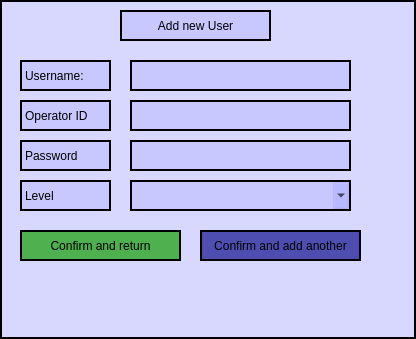
<?xml version="1.0" encoding="UTF-8"?>
<ui version="4.0">
 <class>Form</class>
 <widget class="QWidget" name="Form">
  <property name="geometry">
   <rect>
    <x>0</x>
    <y>0</y>
    <width>416</width>
    <height>339</height>
   </rect>
  </property>
  <property name="windowTitle">
   <string>Form</string>
  </property>
  <property name="styleSheet">
   <string notr="true">border: 2px solid black;
background-color: rgba(75, 75, 255, 30);</string>
  </property>
  <widget class="QLabel" name="label">
   <property name="geometry">
    <rect>
     <x>120</x>
     <y>10</y>
     <width>151</width>
     <height>31</height>
    </rect>
   </property>
   <property name="text">
    <string>Add new User</string>
   </property>
   <property name="alignment">
    <set>Qt::AlignCenter</set>
   </property>
  </widget>
  <widget class="QLabel" name="label_2">
   <property name="geometry">
    <rect>
     <x>20</x>
     <y>60</y>
     <width>91</width>
     <height>31</height>
    </rect>
   </property>
   <property name="text">
    <string>Username:</string>
   </property>
  </widget>
  <widget class="QLabel" name="label_3">
   <property name="geometry">
    <rect>
     <x>20</x>
     <y>100</y>
     <width>91</width>
     <height>31</height>
    </rect>
   </property>
   <property name="text">
    <string>Operator ID</string>
   </property>
  </widget>
  <widget class="QLabel" name="label_4">
   <property name="geometry">
    <rect>
     <x>20</x>
     <y>140</y>
     <width>91</width>
     <height>31</height>
    </rect>
   </property>
   <property name="text">
    <string>Password</string>
   </property>
  </widget>
  <widget class="QLabel" name="label_5">
   <property name="geometry">
    <rect>
     <x>20</x>
     <y>180</y>
     <width>91</width>
     <height>31</height>
    </rect>
   </property>
   <property name="text">
    <string>Level</string>
   </property>
  </widget>
  <widget class="QPushButton" name="Confirm">
   <property name="geometry">
    <rect>
     <x>20</x>
     <y>230</y>
     <width>161</width>
     <height>31</height>
    </rect>
   </property>
   <property name="styleSheet">
    <string notr="true">background-color: rgba(75, 175, 75, 250);</string>
   </property>
   <property name="text">
    <string>Confirm and return</string>
   </property>
   <property name="icon">
    <iconset>
     <normaloff>../icons/arrow-90deg-left.svg</normaloff>../icons/arrow-90deg-left.svg</iconset>
   </property>
  </widget>
  <widget class="QPushButton" name="Add">
   <property name="geometry">
    <rect>
     <x>200</x>
     <y>230</y>
     <width>161</width>
     <height>31</height>
    </rect>
   </property>
   <property name="styleSheet">
    <string notr="true">background-color: rgba(75, 75, 175, 250);</string>
   </property>
   <property name="text">
    <string>Confirm and add another</string>
   </property>
   <property name="icon">
    <iconset>
     <normaloff>../icons/plus-circle-fill.svg</normaloff>../icons/plus-circle-fill.svg</iconset>
   </property>
  </widget>
  <widget class="QLineEdit" name="usernameEdit">
   <property name="geometry">
    <rect>
     <x>130</x>
     <y>60</y>
     <width>221</width>
     <height>31</height>
    </rect>
   </property>
  </widget>
  <widget class="QLineEdit" name="idEdit">
   <property name="geometry">
    <rect>
     <x>130</x>
     <y>100</y>
     <width>221</width>
     <height>31</height>
    </rect>
   </property>
  </widget>
  <widget class="QLineEdit" name="passwordEdit">
   <property name="geometry">
    <rect>
     <x>130</x>
     <y>140</y>
     <width>221</width>
     <height>31</height>
    </rect>
   </property>
  </widget>
  <widget class="QComboBox" name="Level">
   <property name="geometry">
    <rect>
     <x>130</x>
     <y>180</y>
     <width>221</width>
     <height>31</height>
    </rect>
   </property>
  </widget>
 </widget>
 <resources/>
 <connections/>
</ui>
